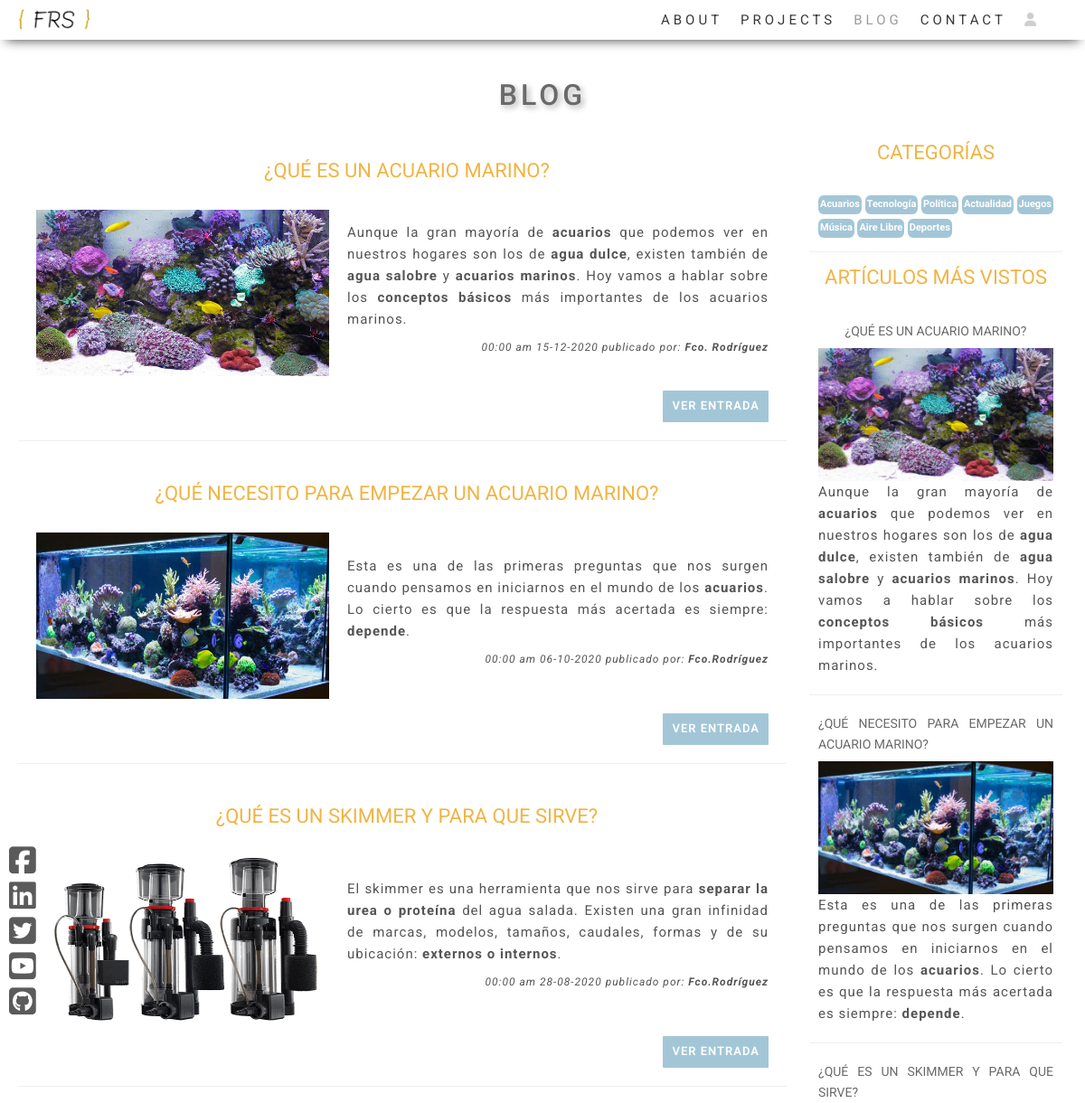
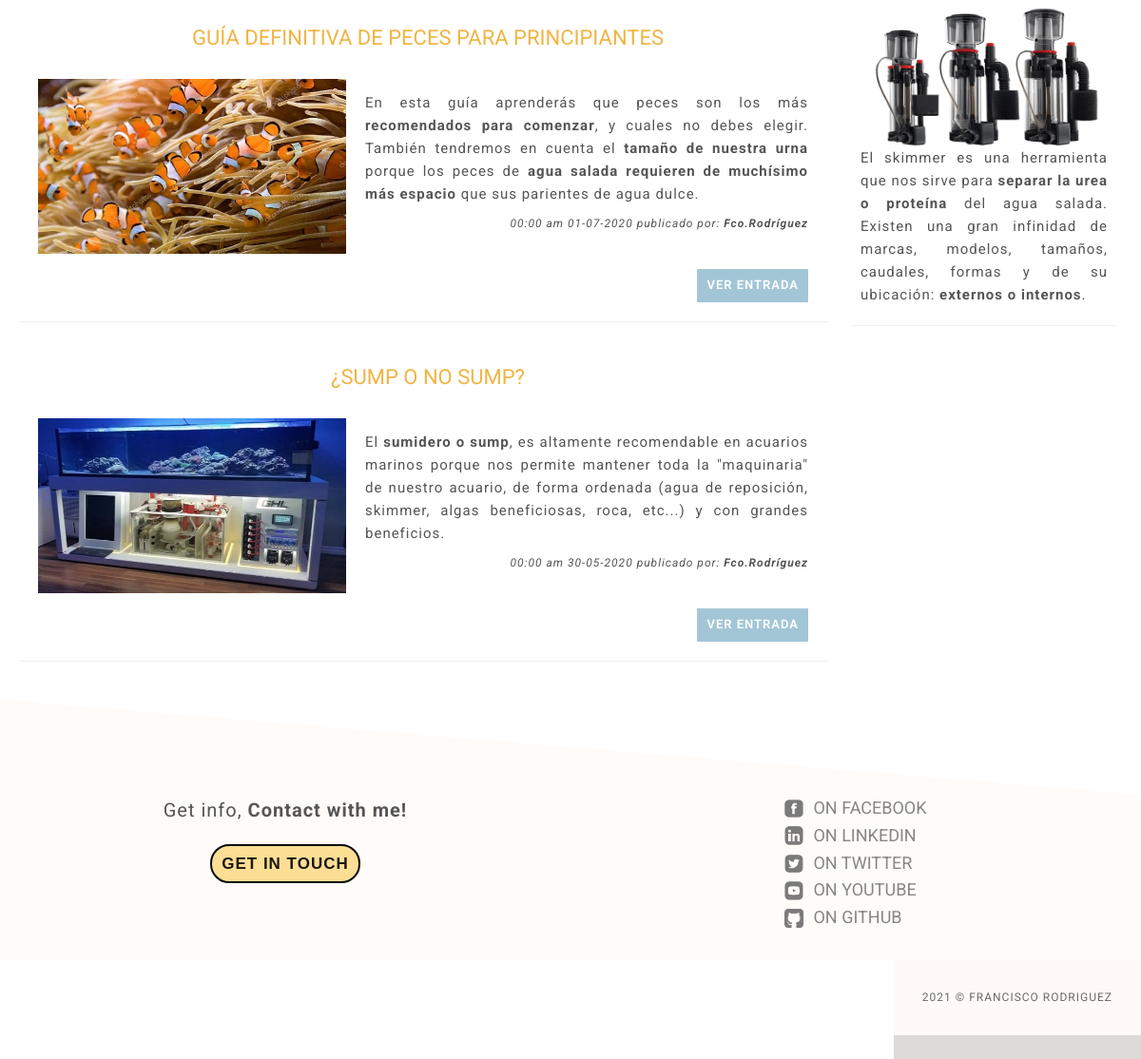
Screenshot of /blog.php with the database file from the repository (2 pictures, top to bottom).
### tables this page shows
CREATE TABLE `articulos` (
  `id` int(100) NOT NULL,
  `urltitulo` varchar(255) NOT NULL,
  `titulo` varchar(255) NOT NULL,
  `autor` varchar(150) NOT NULL,
  `fecha` date NOT NULL,
  `preview` text NOT NULL,
  `contenido` text NOT NULL,
  `portada` varchar(255) NOT NULL,
  `portada_footer` varchar(255) NOT NULL,
  `publicado` tinyint(1) NOT NULL
);

CREATE TABLE `categorias` (
  `id_categoria` int(11) NOT NULL,
  `nombre_categoria` varchar(50) NOT NULL
);

### blog.php (the view, shortened to what this page needs)
<?php
include_once('./layout/header.php');
include_once('./layout/separator.php');
include_once('./layout/smedia-float.php');
?>
<main id="blog-container" class="container">
    <section id="articles">
        <?php
        $conn = connect();
        if ($conn) {
            $query = "SELECT * FROM articulos ORDER BY fecha DESC";
            if ($result = $conn->query($query)) {
                while ($row = $result->fetch_assoc()) {
                    if ($row['publicado'] == 1) { ?>
                        <article class="blog-post">
                            <h3><?php echo $row['titulo']; ?></h3>
                            <div class="autor-date">
                                <p><?php echo $row['preview']; ?></p>
                                <p class="p-date">
                                    <?php echo date('H:i a d-m-Y', strtotime($row['fecha'])); ?>
                                    publicado por: <span class="bold"><?php echo $row['autor']; ?></span>
                                </p>
                            </div>
                            <div class="image-article">
                                <img src="./img/blog/<?php echo $row['portada']; ?>" alt="imagen noticia">
                            </div>
                            <div class="article-buttons">
                                <a class="btn btn-article" href="articulo.php?art=<?php echo $row['urltitulo']; ?>">Ver entrada</a>
                            </div>
                        </article>
        <?php }
                }
            }
        } ?>
    </section>
    <aside>
        <?php
        echo "<h3>Categorías</h3>";
        include_once('./layout/badges-categories.php');
        echo "<h3>Artículos más vistos</h3>";
        include_once('./layout/most-visited.php');
        ?>
    </aside>
</main>
<?php
include_once('./layout/clip.php');
include_once('./layout/footer.php');
?>

### layout/badges-categories.php (shortened to what this page needs)
<?php
try {
    $conn = connect();
    $query = "SELECT * FROM categorias";
    if ($result = $conn->query($query)) {
        echo "<article class='categories-wrapper'>";
        while ($row = $result->fetch_assoc()) { ?>
            <a title="<?php echo $row['nombre_categoria']; ?>" href="categories.php?cat=<?php echo $row['nombre_categoria']; ?>"><?php echo $row['nombre_categoria']; ?></a>
<?php   }
        echo "</article>";
    }
} catch (\Throwable $th) {
}

### layout/most-visited.php (shortened to what this page needs)
<?php
$conn = connect();
if ($conn) {
    $query = "SELECT id, urltitulo, titulo, portada, preview FROM articulos LIMIT 3";
    if ($result = $conn->query($query)) {
        while ($row = $result->fetch_assoc()) { ?>
            <article>
                <a class="aside-style" href="articulo.php?art=<?php echo $row['urltitulo']; ?>">
                    <h4><?php echo $row['titulo']; ?></h4>
                    <img src="./img/blog/<?php echo $row['portada']; ?>" alt="image-post">
                    <p><?php echo $row['preview']; ?></p>
                </a>
            </article>
<?php }
    }
}
?>

### css/styles.css (style rules this page uses)
* { margin: 0px; padding: 0px; box-sizing: border-box; }
body, html { height: 100%; line-height: 1.6; font-family: "Roboto", sans-serif; }
body { height: 100vh; }
.bold { font-weight: bold; }
.container { margin: 0 auto; max-width: 120rem; }
.btn { cursor: pointer; font-size: 1.3rem; font-weight: 600; letter-spacing: 0.1rem; text-transform: uppercase; padding: 0.7rem 1rem; border: none; border-radius: 0.1rem; transition: 0.3s ease-in-out; outline: none; }
.btn-article { color: rgb(255, 255, 255); background-color: rgb(105, 163, 190); background-color: rgba(105, 163, 190, 0.61); }
html { font-size: 62.5%; }
body { font-size: 1.4rem; }
h1, h2, h3, h4, h5, h6 { margin: 0; text-transform: uppercase; }
h3 { font-size: 2.2rem; font-weight: 400; color: rgb(241, 180, 67); }
h4 { font-weight: 400; }
p { margin: 0; font-size: 1.5rem; letter-spacing: 0.1rem; color: rgb(85, 85, 85); }
img { max-width: 100%; }
a { text-decoration: none; }
main { padding: 1rem; background-color: rgba(255, 255, 255, 0.897); }
@media (min-width: 468px) { main { padding: 1rem 1rem; } }
@media (min-width: 768px) { main { padding: 2rem 2rem; } }
@media (min-width: 992px) { main { display: flex; justify-content: center; flex-direction: column; align-items: center; } }
#blog-container { flex-direction: column !important; align-items: flex-start; }
.blog-post { margin: 0 auto; margin-bottom: 2rem; padding: 2rem 1rem; transition: 0.3s ease-in-out; border-bottom: 1px solid rgba(0, 0, 0, 0.061); display: flex; flex-direction: column; }
.autor-date { margin-bottom: 1rem; text-align: justify; display: flex; flex-direction: column; justify-content: space-between; order: 3; }
.p-date { margin-top: 1rem; font-size: 1.2rem; font-style: italic; }
.blog-post h3 { margin-bottom: 1rem; order: 1; text-align: center; }
.autor-date .p-date { text-align: right; }
.image-article { text-align: center; order: 2; }
.image-article img { margin-top: 0.6rem; margin-bottom: 4rem; }
.article-buttons { padding: 0; order: 4; }
.article-buttons a { float: right; margin-left: 1rem; }
@media (min-width: 768px) { .blog-post { padding: 2rem; } }
@media (min-width: 992px) { #blog-container { flex-direction: row !important; } }
@media (min-width: 992px) { #articles { padding-right: 2rem; flex: 0 0 75%; } }
@media (min-width: 992px) { .blog-post { display: grid; grid-template-columns: 40% 60%; align-items: center; grid-gap: 1rem; } }
@media (min-width: 992px) { .blog-post h3 { grid-column: 1/3; text-align: center; } }
@media (min-width: 992px) { .image-article { grid-row: 2/3; grid-column: 1/2; } }
@media (min-width: 992px) { .image-article img { margin-top: 0.6rem; margin-bottom: 0rem; } }
@media (min-width: 992px) { .autor-date { grid-row: 2/3; grid-column: 2/3; padding: 0rem 1rem; } }
@media (min-width: 992px) { .article-buttons { float: none !important; grid-row: 3/3; grid-column: 2/3; padding: 0 1rem; } }
.aside-style { display: flex; flex-direction: column; align-items: center; }
aside { text-align: justify; }
aside h3 { text-align: center; margin-bottom: 2rem; }
aside h4 { margin-bottom: 0.8rem; color: rgba(0, 0, 0, 0.589) !important; transition: all 0.2s ease-in-out; }
aside article p { margin-bottom: 1rem; }
aside article { margin: 0 0.5rem; padding: 1rem; border-bottom: 1px solid rgba(0, 0, 0, 0.061); margin-bottom: 1rem; transition: 0.3s ease-in-out; background-color: rgba(255, 255, 255, 0.061); }
.categories-wrapper a { display: inline-block; color: white; background-color: rgba(105, 163, 190, 0.61); padding: 0.1rem 0.2rem; border-radius: 6px; margin-bottom: 0.5rem; font-size: 1.1rem; text-transform: capitalize; transition: all 0.4s ease-in-out; font-weight: bold; }
.categories-wrapper a::after { display: block; content: attr(title); font-weight: bold; height: 1px; color: transparent; overflow: hidden; visibility: hidden; }
@media (min-width: 992px) { aside { display: block !important; } }

### rows the page displays
articulos: titulo "¿QUÉ ES UN ACUARIO MARINO?", preview "Aunque la gran mayoría de acuarios que podemos ver en nuestros hogares son los de agua dulce , existen también de agua salobre y acuarios marinos . Hoy vamos a hablar sobre los conceptos básicos más importantes de los acuarios marinos.", fecha "00:00 am 15-12-2020", autor "Fco. Rodríguez", portada (picture)
articulos: titulo "¿QUÉ NECESITO PARA EMPEZAR UN ACUARIO MARINO?", preview "Esta es una de las primeras preguntas que nos surgen cuando pensamos en iniciarnos en el mundo de los acuarios . Lo cierto es que la respuesta más acertada es siempre: depende .", fecha "00:00 am 06-10-2020", autor "Fco.Rodríguez", portada (picture)
articulos: titulo "¿QUÉ ES UN SKIMMER Y PARA QUE SIRVE?", preview "El skimmer es una herramienta que nos sirve para separar la urea o proteína del agua salada. Existen una gran infinidad de marcas, modelos, tamaños, caudales, formas y de su ubicación: externos o internos .", fecha "00:00 am 28-08-2020", autor "Fco.Rodríguez", portada (picture)
articulos: titulo "GUÍA DEFINITIVA DE PECES PARA PRINCIPIANTES", preview "En esta guía aprenderás que peces son los más recomendados para comenzar , y cuales no debes elegir. También tendremos en cuenta el tamaño de nuestra urna porque los peces de agua salada requieren de muchísimo más espacio que sus parientes de agua dulce.", fecha "00:00 am 01-07-2020", autor "Fco.Rodríguez", portada (picture)
articulos: titulo "¿SUMP O NO SUMP?", preview "El sumidero o sump , es altamente recomendable en acuarios marinos porque nos permite mantener toda la \"maquinaria\" de nuestro acuario, de forma ordenada (agua de reposición, skimmer, algas beneficiosas, roca, etc...) y con grandes beneficios.", fecha "00:00 am 30-05-2020", autor "Fco.Rodríguez", portada (picture)
categorias: nombre_categoria "Acuarios"
categorias: nombre_categoria "Tecnología"
categorias: nombre_categoria "Política"
categorias: nombre_categoria "Actualidad"
categorias: nombre_categoria "Juegos"
categorias: nombre_categoria "Música"
categorias: nombre_categoria "Aire Libre"
categorias: nombre_categoria "Deportes"
